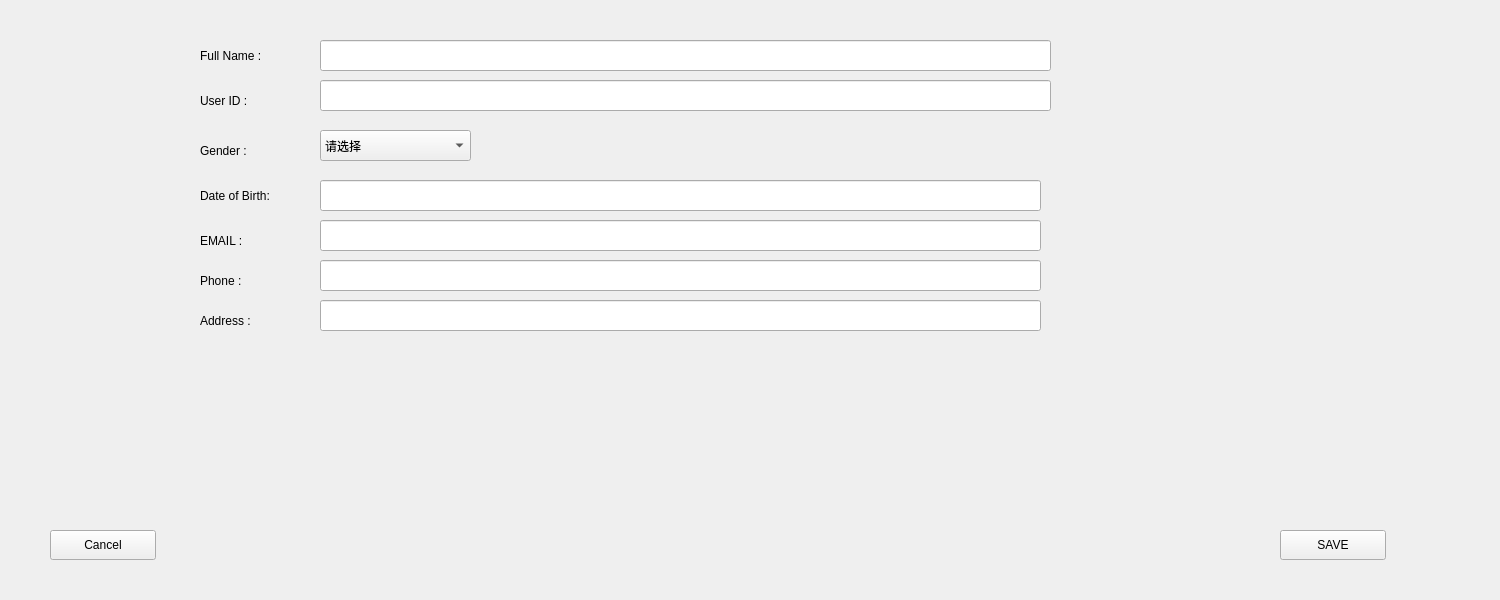
<?xml version="1.0" encoding="UTF-8"?>
<ui version="4.0">
 <class>editprofile</class>
 <widget class="QWidget" name="editprofile">
  <property name="geometry">
   <rect>
    <x>0</x>
    <y>0</y>
    <width>1500</width>
    <height>600</height>
   </rect>
  </property>
  <property name="windowTitle">
   <string>Form</string>
  </property>
  <widget class="QLineEdit" name="editname">
   <property name="geometry">
    <rect>
     <x>320</x>
     <y>40</y>
     <width>731</width>
     <height>31</height>
    </rect>
   </property>
  </widget>
  <widget class="QLineEdit" name="editidnumber">
   <property name="geometry">
    <rect>
     <x>320</x>
     <y>80</y>
     <width>731</width>
     <height>31</height>
    </rect>
   </property>
  </widget>
  <widget class="QLineEdit" name="editemail">
   <property name="geometry">
    <rect>
     <x>320</x>
     <y>220</y>
     <width>721</width>
     <height>31</height>
    </rect>
   </property>
  </widget>
  <widget class="QLineEdit" name="editphone">
   <property name="geometry">
    <rect>
     <x>320</x>
     <y>260</y>
     <width>721</width>
     <height>31</height>
    </rect>
   </property>
  </widget>
  <widget class="QComboBox" name="comboBox">
   <property name="geometry">
    <rect>
     <x>320</x>
     <y>130</y>
     <width>151</width>
     <height>31</height>
    </rect>
   </property>
   <item>
    <property name="text">
     <string>请选择</string>
    </property>
   </item>
   <item>
    <property name="text">
     <string>男</string>
    </property>
   </item>
   <item>
    <property name="text">
     <string>女</string>
    </property>
   </item>
  </widget>
  <widget class="QLabel" name="label">
   <property name="geometry">
    <rect>
     <x>200</x>
     <y>40</y>
     <width>91</width>
     <height>31</height>
    </rect>
   </property>
   <property name="text">
    <string>Full Name :</string>
   </property>
  </widget>
  <widget class="QLabel" name="label_2">
   <property name="geometry">
    <rect>
     <x>200</x>
     <y>140</y>
     <width>80</width>
     <height>21</height>
    </rect>
   </property>
   <property name="text">
    <string>Gender :</string>
   </property>
  </widget>
  <widget class="QLabel" name="label_3">
   <property name="geometry">
    <rect>
     <x>200</x>
     <y>90</y>
     <width>101</width>
     <height>21</height>
    </rect>
   </property>
   <property name="text">
    <string>User ID :</string>
   </property>
  </widget>
  <widget class="QLabel" name="label_4">
   <property name="geometry">
    <rect>
     <x>200</x>
     <y>230</y>
     <width>80</width>
     <height>21</height>
    </rect>
   </property>
   <property name="text">
    <string>EMAIL :</string>
   </property>
  </widget>
  <widget class="QLabel" name="label_5">
   <property name="geometry">
    <rect>
     <x>200</x>
     <y>270</y>
     <width>80</width>
     <height>21</height>
    </rect>
   </property>
   <property name="text">
    <string>Phone :</string>
   </property>
  </widget>
  <widget class="QPushButton" name="btnconfirm">
   <property name="geometry">
    <rect>
     <x>1280</x>
     <y>530</y>
     <width>106</width>
     <height>30</height>
    </rect>
   </property>
   <property name="text">
    <string>SAVE</string>
   </property>
  </widget>
  <widget class="QPushButton" name="btnback">
   <property name="geometry">
    <rect>
     <x>50</x>
     <y>530</y>
     <width>106</width>
     <height>30</height>
    </rect>
   </property>
   <property name="text">
    <string>Cancel</string>
   </property>
  </widget>
  <widget class="QLabel" name="label_6">
   <property name="geometry">
    <rect>
     <x>200</x>
     <y>310</y>
     <width>101</width>
     <height>21</height>
    </rect>
   </property>
   <property name="text">
    <string>Address :</string>
   </property>
  </widget>
  <widget class="QLabel" name="label_7">
   <property name="geometry">
    <rect>
     <x>200</x>
     <y>180</y>
     <width>151</width>
     <height>31</height>
    </rect>
   </property>
   <property name="text">
    <string>Date of Birth:</string>
   </property>
  </widget>
  <widget class="QLineEdit" name="editemail_2">
   <property name="geometry">
    <rect>
     <x>320</x>
     <y>180</y>
     <width>721</width>
     <height>31</height>
    </rect>
   </property>
  </widget>
  <widget class="QLineEdit" name="editphone_2">
   <property name="geometry">
    <rect>
     <x>320</x>
     <y>300</y>
     <width>721</width>
     <height>31</height>
    </rect>
   </property>
  </widget>
 </widget>
 <resources/>
 <connections/>
</ui>
